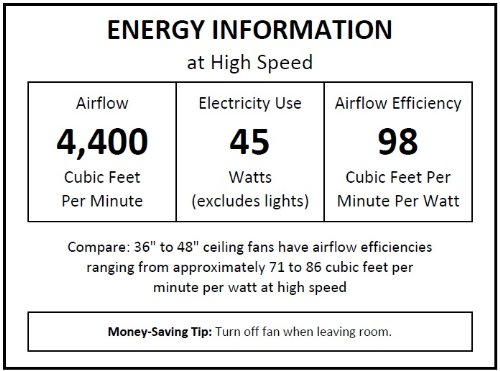
#> input picture image_4.jpg, 500 x 371 px
$ jupyter execute --allow-errors OCR.ipynb
#> lines starting #> are read from the running program, lines starting #| are printed output that depends on the picture; after the words box and inside, x2 and y2 are one past the last pixel; in counts of white or black regions, pixels touching at a corner belong together
[cell 1]
import cv2
import pytesseract

[cell 2]
pytesseract.pytesseract.tesseract_cmd = r'C:\Program Files (x86)\Tesseract-OCR\tesseract.exe'

[cell 3]
img1 = cv2.imread("image_4.jpg")
#> img1 is the input picture: shape (371, 500, 3); mean B, G, R 227.7, 227.8, 227.7

#> (a cell that did not finish here is left out)

#> (a cell that did not finish here is left out)

[cell 6]
import pandas as pd
import re

# Create a pandas DataFrame from the data
from io import StringIO
#> (the rest of this cell did not finish here and is left out)

[cell 7]
import cv2
img = cv2.imread("image_4.jpg")
gray = cv2.cvtColor(img, cv2.COLOR_BGR2GRAY)

[cell 8]
# Apply Gaussian Blur to remove noise
gray = cv2.GaussianBlur(gray, (5, 5), 0)
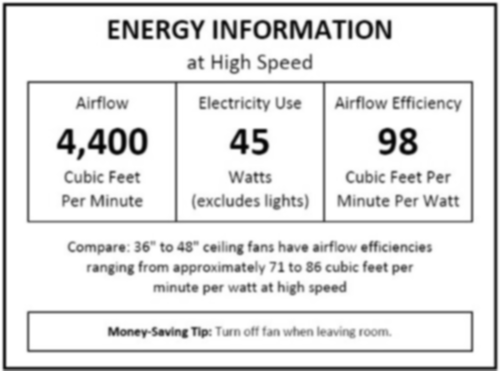
#> gray: shape (371, 500); min 3, max 255, mean 227.6

[cell 9]
# Apply Otsu's thresholding after Gaussian filtering
_, thresh = cv2.threshold(gray, 0, 255, cv2.THRESH_BINARY + cv2.THRESH_OTSU)
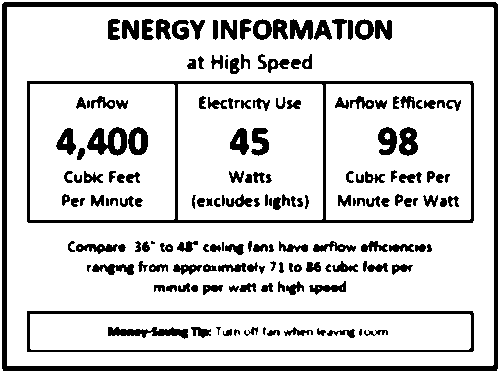
#> thresh: shape (371, 500); 82.5% white; 173 black regions (7 under 20 px), largest, box (x1, y1, x2, y2) and area: (2, 2, 498, 371) 8183, (27, 81, 474, 223) 4315, (27, 311, 474, 352) 2453

[cell 10]
# Use dilation to strengthen the text and erode to remove noise
kernel = cv2.getStructuringElement(cv2.MORPH_RECT, (3, 3))
dilate = cv2.dilate(thresh, kernel, iterations=1)
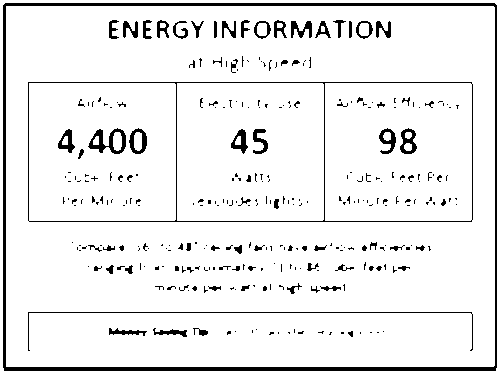
#> dilate: shape (371, 500); 92.5% white; 310 black regions (234 under 20 px), largest, box (x1, y1, x2, y2) and area: (3, 3, 497, 371) 5253, (28, 82, 473, 222) 1443, (28, 312, 473, 351) 523
erode = cv2.erode(dilate, kernel, iterations=1)
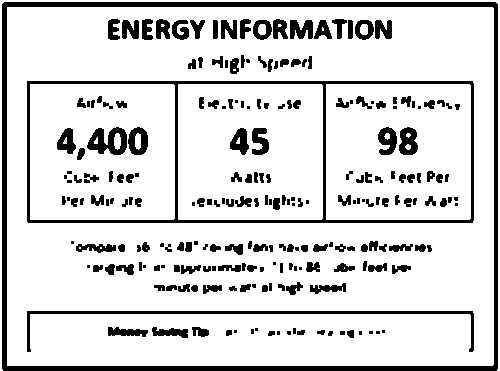
#> erode: shape (371, 500); 84.2% white; 230 black regions (50 under 20 px), largest, box (x1, y1, x2, y2) and area: (2, 2, 498, 371) 8183, (27, 81, 474, 223) 4315, (27, 311, 474, 352) 1577

[cell 11]
# Resize the image
img_resized = cv2.resize(thresh, None, fx=2, fy=2, interpolation=cv2.INTER_CUBIC)
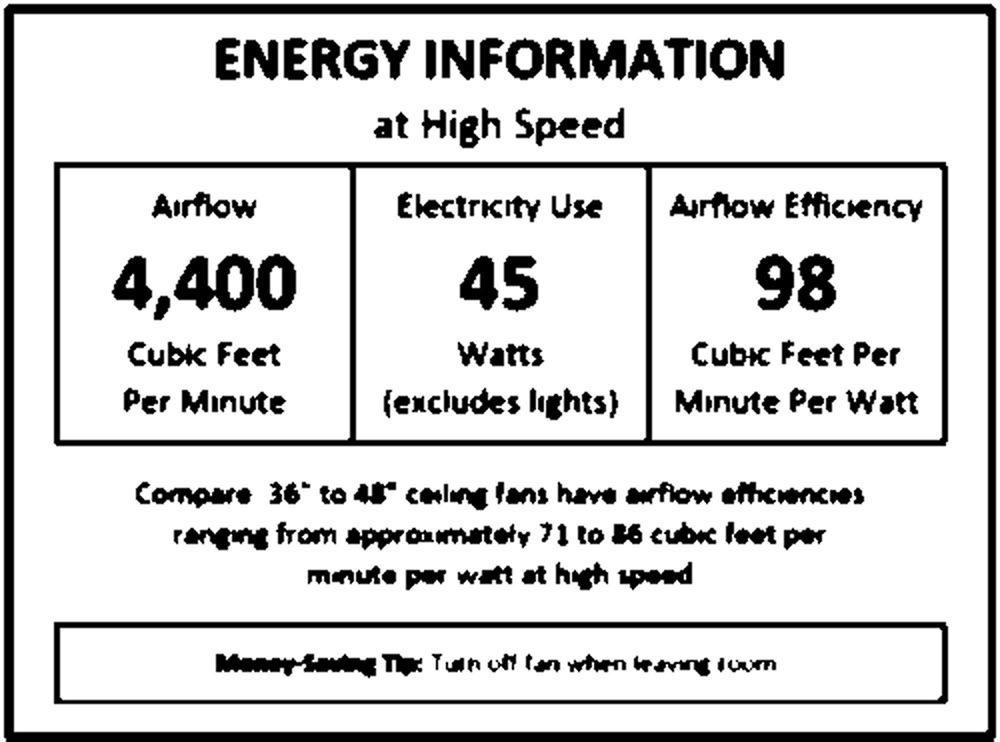
#> img_resized: shape (742, 1000); min 0, max 255, mean 210.2

[cell 12]
edges = cv2.Canny(gray, 100, 200)
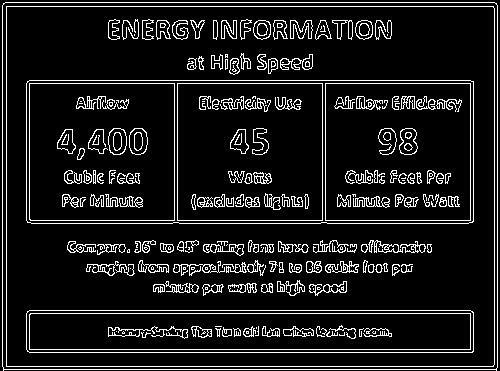
#> edges: shape (371, 500); 10.7% white in thin lines or dots

$ run again, with Artboard 2.png saved as image_4.jpg
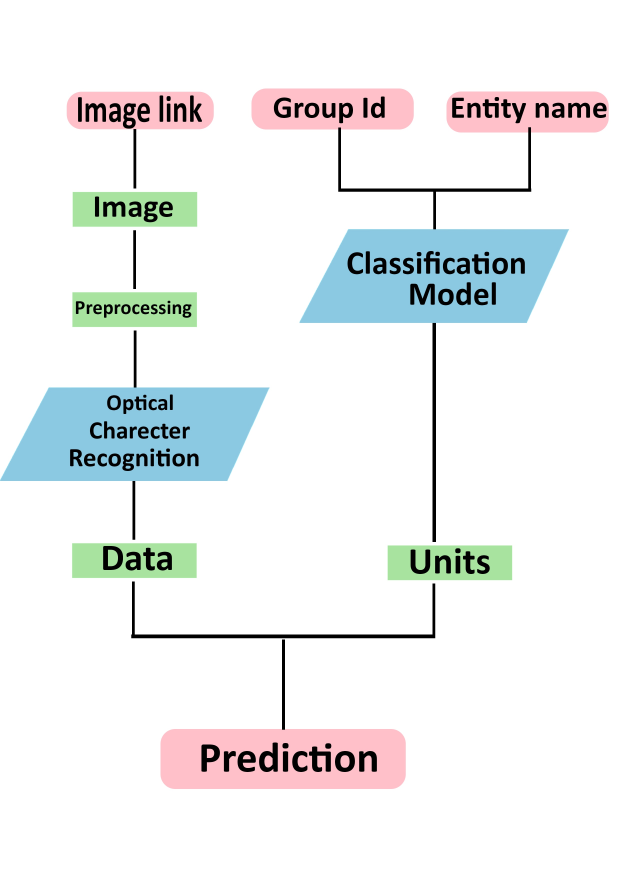
#> input picture Artboard 2.png, 2480 x 3508 px (shown at 1/4 size)
#> img1 is the input picture: shape (3508, 2480, 3); mean B, G, R 239.7, 239.3, 236.6
#> `_, thresh = cv2.threshold(gray, 0, 255, cv2.THRESH_BINARY + cv2.THRESH..`:
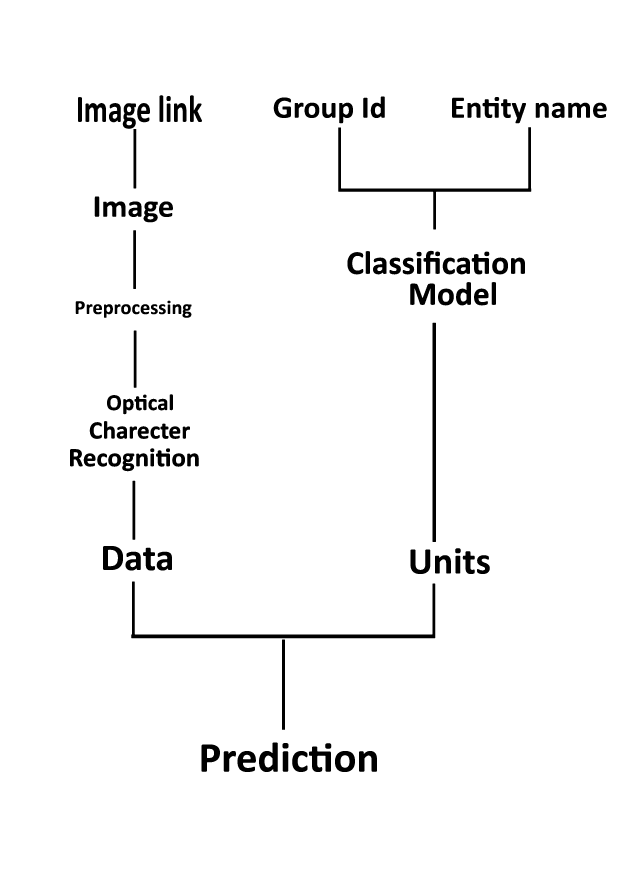
#> thresh: shape (3508, 2480) (shown at 1/4 size); 96.7% white; 123 black regions, largest, box (x1, y1, x2, y2) and area: (525, 2326, 1741, 2553) 22812, (1353, 509, 2125, 918) 17076, (1730, 1291, 1744, 2168) 12274
#> dilate: shape (3508, 2480); 97.2% white; 123 black regions, largest, box (x1, y1, x2, y2) and area: (526, 2327, 1740, 2552) 19522, (1354, 510, 2124, 917) 14230, (1731, 1292, 1743, 2167) 10496
#> `edges = cv2.Canny(gray, 100, 200)`:
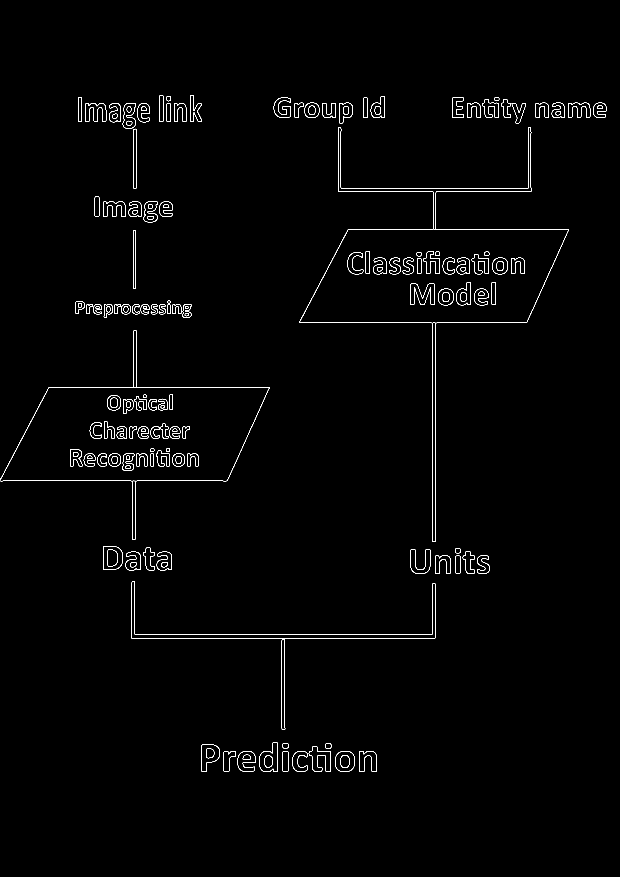
#> edges: shape (3508, 2480) (shown at 1/4 size); 0.57% white in thin lines or dots, all inside (x1, y1, x2, y2) = (0, 381, 2427, 3088)
